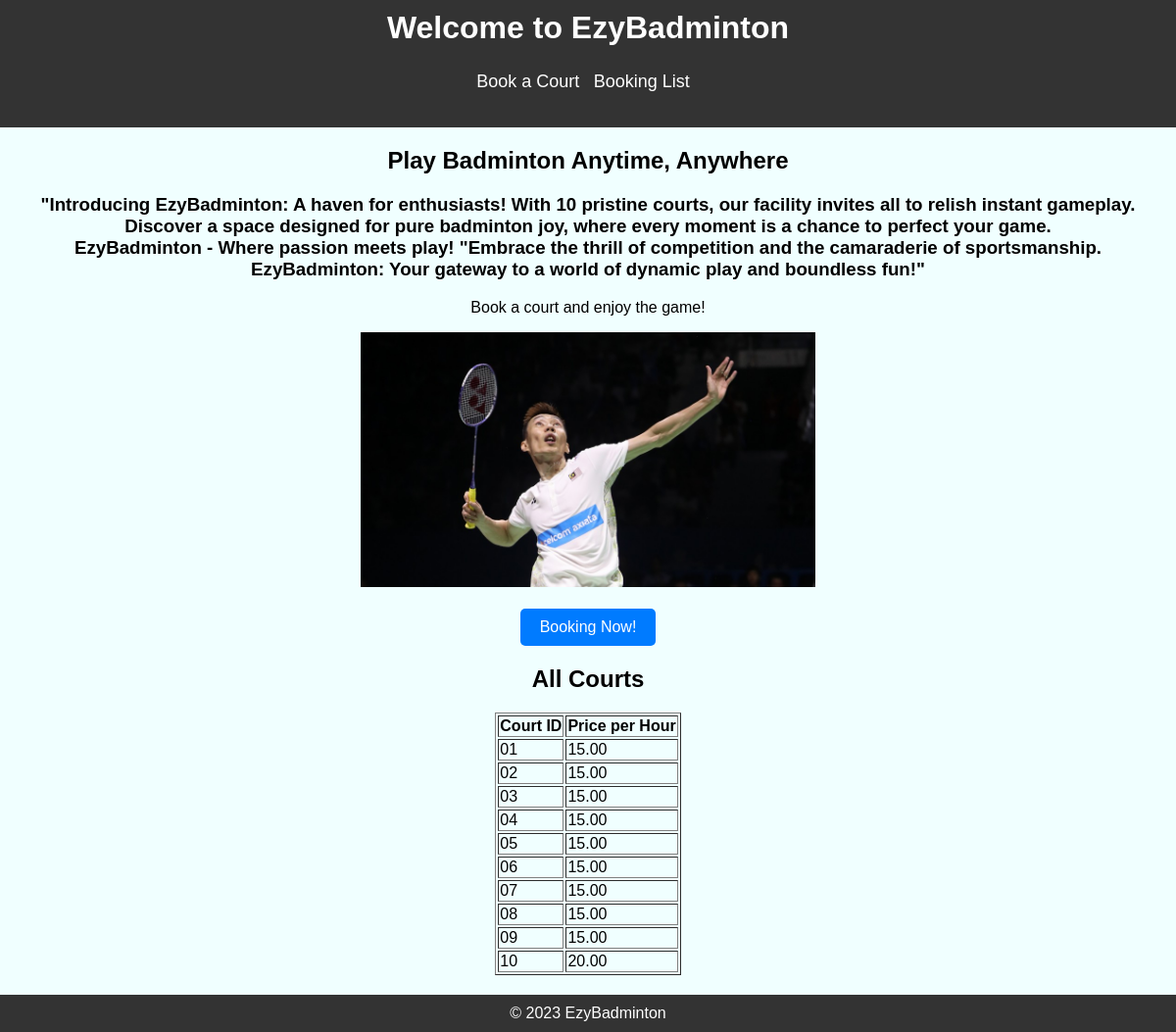
Screenshot of /ezybadminton with the database file from the repository.
### bookings/models.py (models this page shows)
class Court(models.Model):
    courtId = models.CharField(primary_key=True, max_length=10, default="")
    description = models.TextField(max_length=50)
    price_per_hour = models.DecimalField(max_digits=10, decimal_places=2)

### bookings/views.py (the view)
# urls.py: path('', views.index, name='index'),
def index(request):
    courts = Court.objects.all()
    return render(request, 'index.html', {'courts': courts})

### bookings/templates/index.html (shortened to what this page needs)
{% load static %}
<!DOCTYPE html>
<html lang="en">
<head>
</head>
<body class="homepage">
    <header>
        <h1>Welcome to EzyBadminton</h1>
        <nav>
            <ul>
                <li><a href="{% url 'booking_page' %}">Book a Court</a></li>
                <li><a href="{% url 'booking_list' %}">Booking List</a></li>
            </ul>
        </nav>
    </header>
    <center>
    <section class="content">
        <h2>Play Badminton Anytime, Anywhere</h2>
        <h3>"Introducing EzyBadminton: A haven for enthusiasts!
            With 10 pristine courts, our facility invites all to relish instant gameplay. <br>
            Discover a space designed for pure badminton joy, where every moment is a chance to perfect your game. <br>
            EzyBadminton - Where passion meets play! "Embrace the thrill of competition and the camaraderie of sportsmanship. <br>
            EzyBadminton: Your gateway to a world of dynamic play and boundless fun!"</h3>
        <p>Book a court and enjoy the game!</p>
        <img src="/static/images/LCW.jpg" alt="Image LCW">
        <br><br>
        <a href="{% url 'login_user' %}" class="booking-button">Booking Now!</a>
        <h2>All Courts</h2>
        <table>
            <table border="1">
            <thead>
              <tr>
                <th>Court ID</th>
                <th>Price per Hour</th>
              </tr>
            </thead>
            <tbody>
              {% for court in courts %}
                <tr>
                  <td>{{ court.courtId }}</td>
                  <td>{{ court.price_per_hour }}</td>
                </tr>
              {% endfor %}
            </tbody>
          </table>
    </section>
    </center>
    <footer>
        &copy; 2023 EzyBadminton
    </footer>
</body>
</html>

### bookings/templates/index.html (style rules this page uses)
body { font-family: Arial, sans-serif; margin: 0; padding: 0; }
header { background-color: #333; color: #fff; padding: 10px; text-align: center; }
header h1 { margin: 0; }
nav ul { list-style: none; padding: 0; }
nav li { display: inline; margin-right: 10px; }
nav a { color: #fff; text-decoration: none; }
section.content { margin: 20px; }
footer { background-color: #333; color: #fff; text-align: center; padding: 10px; }
.booking-button { display: inline-block; padding: 10px 20px; background-color: #007BFF; color: #fff; text-decoration: none; border-radius: 5px; font-size: 16px; transition: background-color 0.3s; }
nav { background-color: #333; padding: 10px; text-align: center; }
nav ul { list-style-type: none; padding: 0; }
nav a { color: #fff; text-decoration: none; font-size: 18px; }
body { background-color: azure; background-size: cover; background-repeat: no-repeat; background-position: center center; background-attachment: fixed; }
img[src="/static/images/LCW.jpg"] { max-width: 40%; height: auto; }

### rows the page displays
Court: courtId "01", price_per_hour "15.00"
Court: courtId "02", price_per_hour "15.00"
Court: courtId "03", price_per_hour "15.00"
Court: courtId "04", price_per_hour "15.00"
Court: courtId "05", price_per_hour "15.00"
Court: courtId "06", price_per_hour "15.00"
Court: courtId "07", price_per_hour "15.00"
Court: courtId "08", price_per_hour "15.00"
Court: courtId "09", price_per_hour "15.00"
Court: courtId "10", price_per_hour "20.00"
